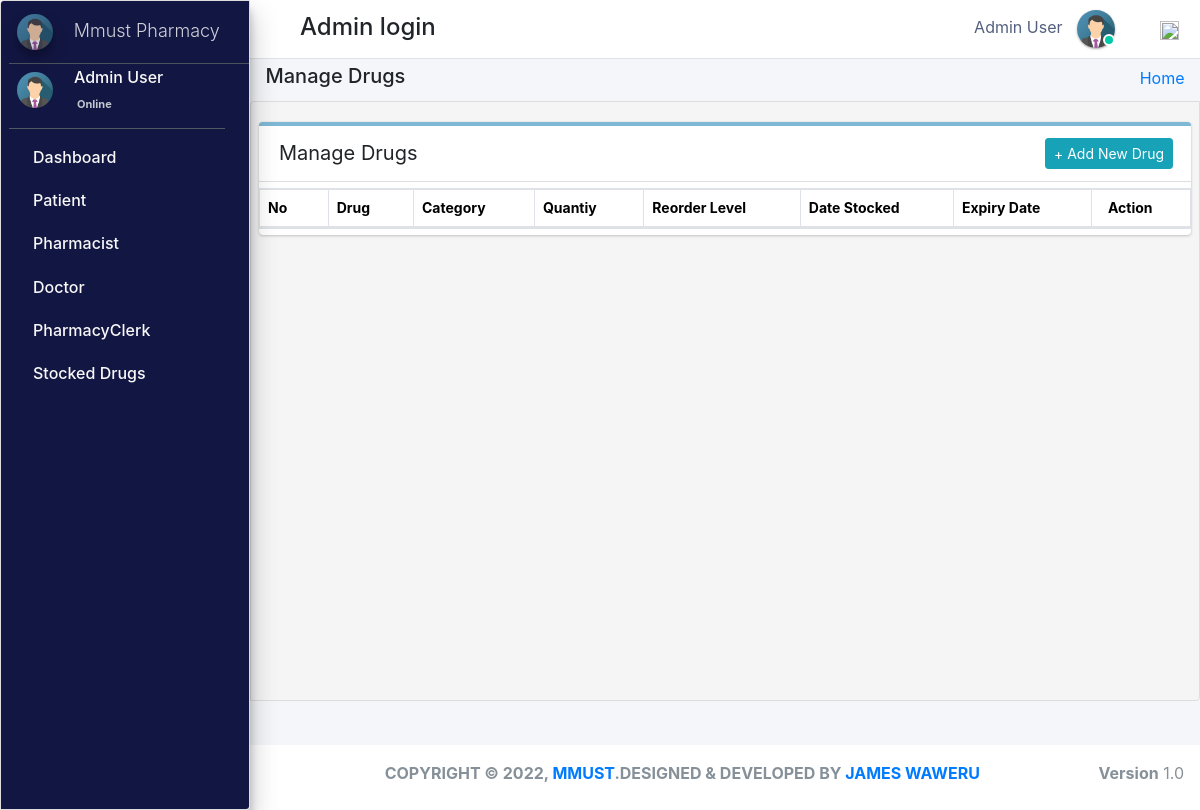
Page /admin_user/manage_stock/ (signed in) on the earlier database version.
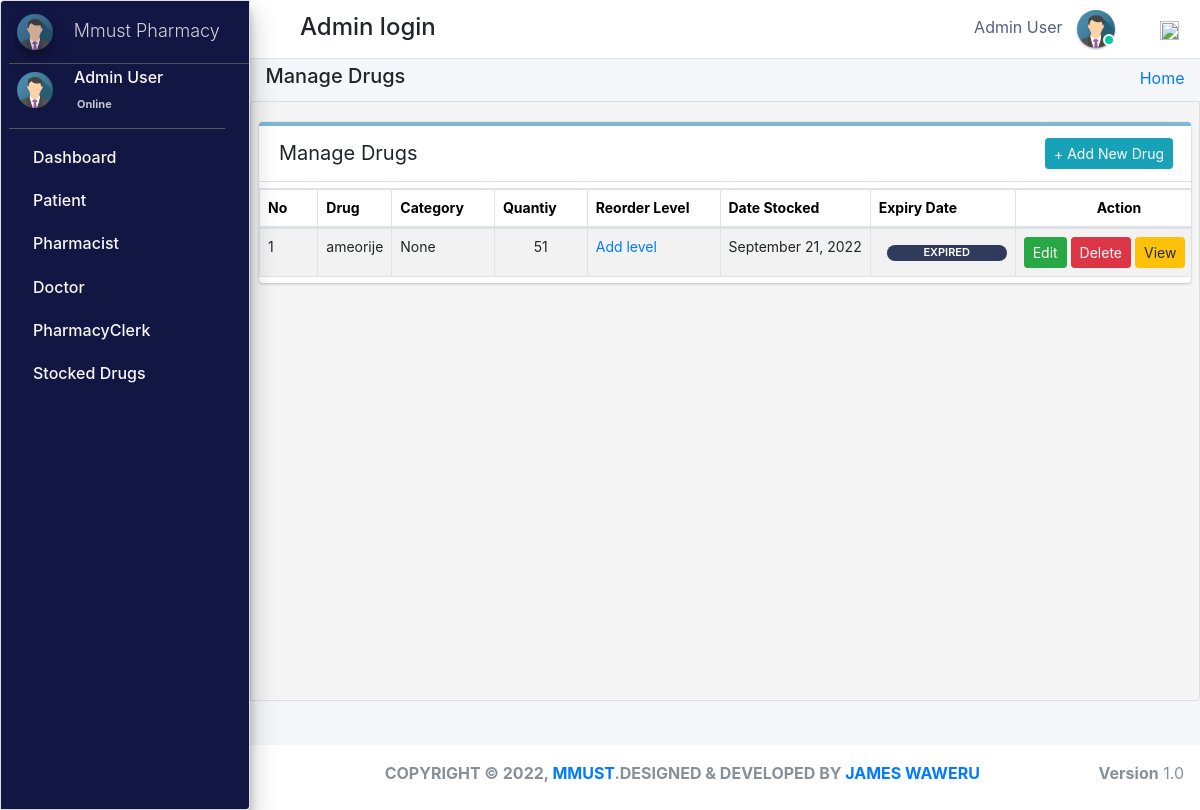
Same page on the later database version.
### pharmacy/models.py (models this page shows, shortened)
class Stock(models.Model):
    category = models.ForeignKey(Category,null=True,on_delete=models.CASCADE,blank=True)
    drug_imprint=models.CharField(max_length=6 ,blank=True, null=True)
    drug_name = models.CharField(max_length=50, blank=True, null=True)
    drug_color = models.CharField(max_length=50, blank=True, null=True)
    drug_shape = models.CharField(max_length=50, blank=True, null=True)
    quantity = models.IntegerField(default='0', blank=True, null=True)
    receive_quantity = models.IntegerField(default='0', blank=True, null=True)
    reorder_level = models.IntegerField(default='0', blank=True, null=True)
    manufacture= models.CharField(max_length=50, blank=True, null=True)
    last_updated = models.DateTimeField(auto_now_add=False, auto_now=True)
    timestamp = models.DateTimeField(auto_now_add=True, auto_now=False)
    drug_strength= models.CharField(max_length=10, blank=True, null=True)
    valid_from = models.DateTimeField(blank=True, null=True,default=timezone.now)
    valid_to = models.DateTimeField(blank=False, null=True)
    drug_description=models.TextField(blank=True,max_length=1000,null=True)
    drug_pic=models.ImageField(default="images2.png",null=True,blank=True)
    objects = ExpiredManager()

### pharmacy/HODViews.py (the view)
# urls.py: path('admin_user/manage_stock/',HODViews.manageStock,name='manage_stock'),
def manageStock(request):
    stocks = Stock.objects.all().order_by("-id")
    ex = Stock.objects.annotate(
        expired=ExpressionWrapper(
            Q(valid_to__lt=Now()), output_field=BooleanField())
    ).filter(expired=True)
    eo = Stock.objects.annotate(
        expired=ExpressionWrapper(
            Q(valid_to__lt=Now()), output_field=BooleanField())
    ).filter(expired=False)
    context = {
        "stocks": stocks,
        "expired": ex,
        "expa": eo,
        "title": "Manage Stocked Drugs"
    }
    return render(request, 'hod_templates/manage_stock.html', context)

### pharmacy/LoginCheckMiddleWare.py (called while the page is built, shortened)
    def process_view(self, request, view_func, view_args, view_kwargs):
        modulename = view_func.__module__
        user = request.user
        if user.is_authenticated:
            if user.user_type == "1":
                pass
            else:
                return redirect("login")
        else:
            if request.path == reverse("login"):
                pass
            else:
                return redirect("login")

### pharmacy/models.py (called while the page is built)
    def get_queryset(self):
        return super().get_queryset().annotate(
            expired=ExpressionWrapper(Q(valid_to__lt=Now()), output_field=BooleanField())
        )

### pharmacy/templates/hod_templates/manage_stock.html (shortened to what this page needs)
{% extends 'hod_templates/base_template.html'%} {% block page_title %}
<h5>Manage Drugs</h5>
{% endblock page_title %} {% block main_content %}
<section class="content">
    <div class="row">
        <div class="col-md-12">
            <div class="card manage sc">
                <div class="card-header">
                    <span>Manage Drugs</span>
                    <div class="card-tools d-flex">
                        <a class="btn btn-sm btn-info mr-2" href="{% url 'add_stock' %}" role="button">+ Add New Drug</a>
                    </div>
                </div>
                <table class="table table-bordered table-hover dataTable" id="plist">
                    <thead>
                        <tr>
                            <th>No</th>
                            <th>Drug</th>
                            <th>Category</th>
                            <th>Quantiy</th>
                            <th>Reorder Level</th>
                            <th>Date Stocked</th>
                            <th>Expiry Date</th>
                            <th class="text-center">Action</th>
                        </tr>
                    </thead>
                    <tbody>
                        {% for stock in stocks %}
                        <tr class="hov">
                            <td>{{forloop.counter}}</td>
                            <td>{{stock.drug_name}}</td>
                            <td>{{stock.category}}</td>
                            <td>
                                <span class="d-flex justify-content-center">
                                 {% if stock.quantity <= stock.reorder_level %}
                                <div  class="d-flex justify-content-center px-2 mt-2"style="background-color:#a00b80;;border-radius: 10px;font-size: 11px; width:70px;font-weight: 600;color: white;">{{stock.quantity}}</div>
                                {% else %}{{stock.quantity}}
                                {% endif %}</span>
                            </td>
                            <td>
                                {% if stock.reorder_level %}
                                <a href="{% url 'reorder_level' stock.id %}">{{stock.reorder_level}}</a></td>
                            {% else %}
                            <a href="{% url 'reorder_level' stock.id %}">Add level</a> {% endif %}
                            <td>{{stock.last_updated |date:"F d, Y"}}</td>
                            {% for expire in expired %} {% if stock.drug_name == expire.drug_name %}
                            <td class="">
                                <div style="background-color: rgb(48, 58, 92);border-radius: 10px;font-size: 11px; width:120px;font-weight: 600;color: white;" class="d-flex justify-content-center ml-2 mt-2 px-1 "> EXPIRED </div>
                            </td>
                            {% endif %} {% endfor %}
                            <td class="d-flex justify-content-center">
                                <a href="{%url 'edit_drug' stock.id %}" class="btn btn-sm btn-success">Edit</a> &nbsp;
                                <a href="{%url 'delete_drug' stock.id %}" class="btn btn-sm btn-danger">Delete</a> &nbsp;
                                <a href="{% url 'drug_detail' stock.id %}" class="btn btn-sm btn-warning">View</a>
                            </td>
                        </tr>
                        {% endfor %}
                    </tbody>
                </table>
            </div>
        </div>
    </div>
</section>
{% endblock %}

Differences in the rows shown:
added Stock: drug_name "ameorije", category "None", quantity "51", reorder_level "Add level", last_updated "September 21, 2022", shows "EXPIRED"
